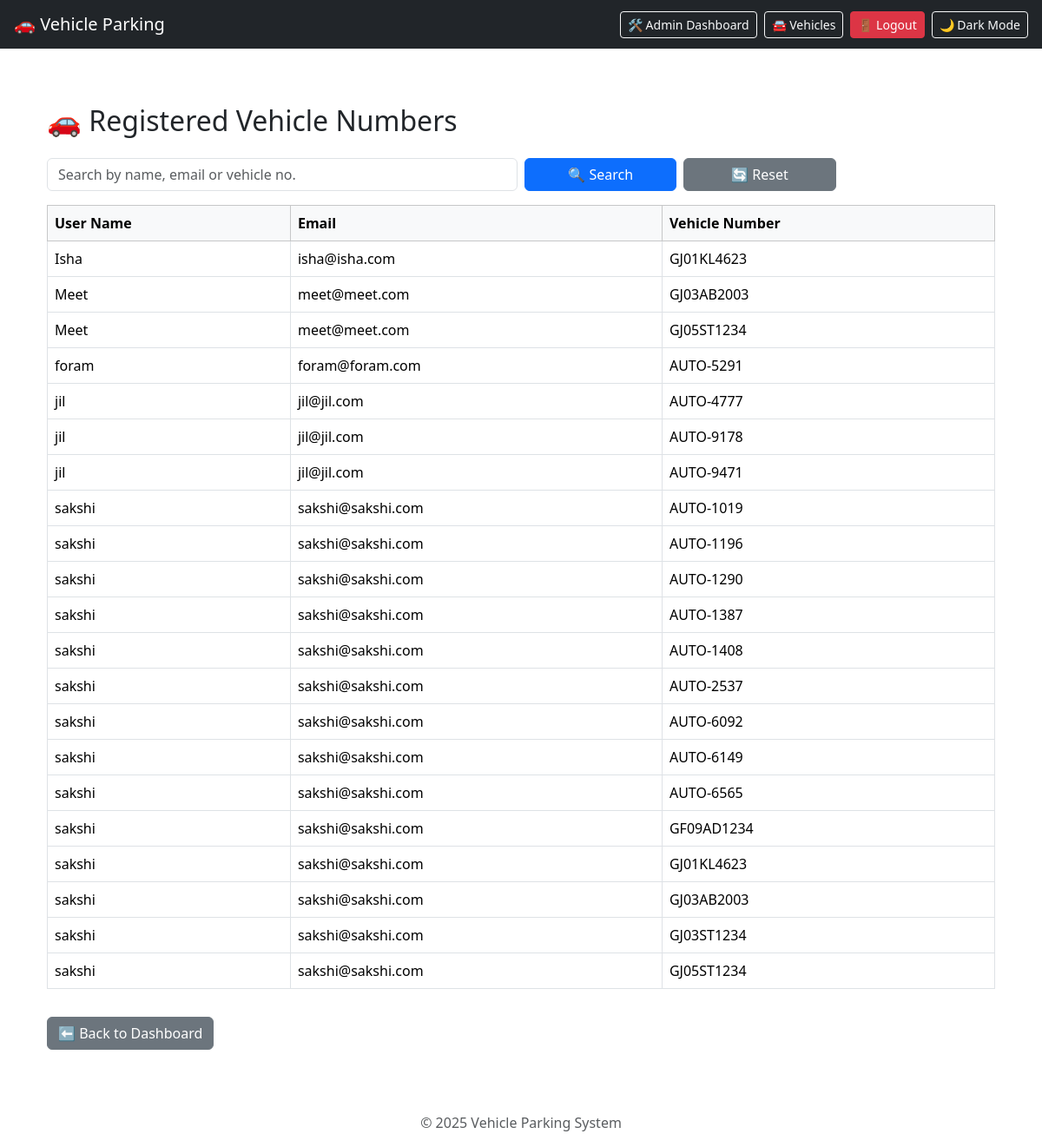
The page /admin/vehicles (signed in) on the database as committed earlier.
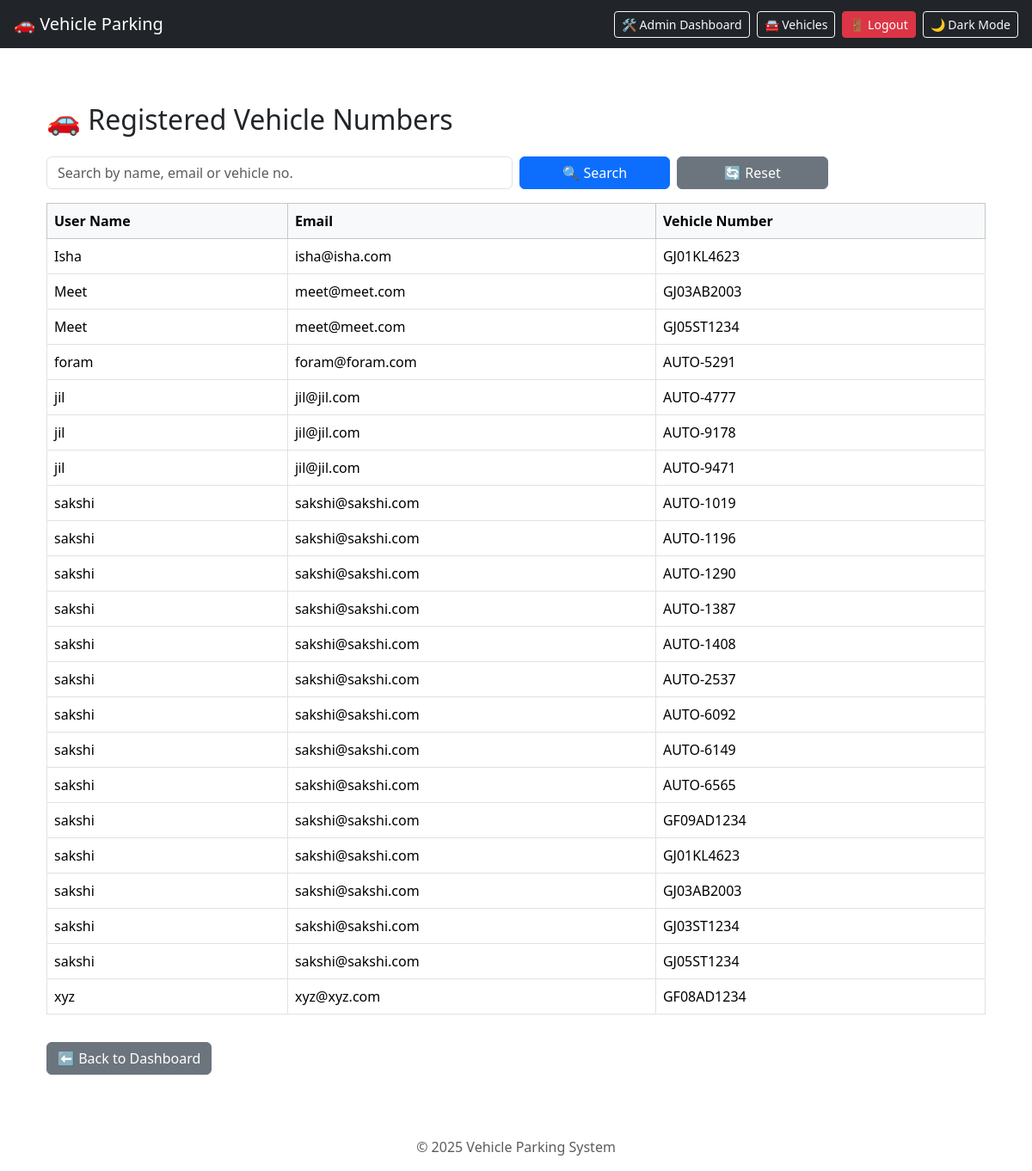
The same page on the database as committed later.
### tables this page shows
CREATE TABLE users (
            id INTEGER PRIMARY KEY AUTOINCREMENT,
            email TEXT UNIQUE NOT NULL,
            password TEXT NOT NULL,
            full_name TEXT NOT NULL,
            address TEXT,
            pin_code TEXT,
            role TEXT DEFAULT 'user'
        );

### app.py (the view)
@app.route('/admin/vehicles')
def admin_vehicles():
    if 'role' not in session or session['role'] != 'admin':
        return redirect(url_for('login'))
    search = request.args.get('search', '').strip()
    conn = get_db_connection()
    if search:
        query = '''
            SELECT u.full_name, u.email, ph.vehicle_number
            FROM parking_history ph
            JOIN users u ON ph.user_id = u.id
            WHERE u.full_name LIKE ? OR u.email LIKE ? OR ph.vehicle_number LIKE ?
            GROUP BY u.id, ph.vehicle_number
            ORDER BY u.full_name
        '''
        like_search = f'%{search}%'
        vehicles = conn.execute(query, (like_search, like_search, like_search)).fetchall()
    else:
        vehicles = conn.execute('''
            SELECT u.full_name, u.email, ph.vehicle_number
            FROM parking_history ph
            JOIN users u ON ph.user_id = u.id
            GROUP BY u.id, ph.vehicle_number
            ORDER BY u.full_name
        ''').fetchall()
    conn.close()
    return render_template('admin_vehicles.html', vehicles=vehicles, search=search)

### app.py (called while the page is built)
def get_db_connection():
    conn = sqlite3.connect(DATABASE)
    conn.row_factory = sqlite3.Row
    return conn

### templates/admin_vehicles.html (shortened to what this page needs)
{% extends "base.html" %}
{% block content %}
<div class="container mt-4">
  <h2 class="mb-4">🚗 Registered Vehicle Numbers</h2>
  <form method="get" class="row g-2 mb-3">
    <div class="col-md-6">
      <input type="text" name="search" value="{{ search }}" placeholder="Search by name, email or vehicle no." class="form-control">
    </div>
    <div class="col-md-2">
      <button type="submit" class="btn btn-primary w-100">🔍 Search</button>
    </div>
    <div class="col-md-2">
      <a href="{{ url_for('admin_vehicles') }}" class="btn btn-secondary w-100">🔄 Reset</a>
    </div>
  </form>
  {% if vehicles %}
  <table class="table table-bordered table-hover">
    <thead class="table-light">
      <tr>
        <th>User Name</th>
        <th>Email</th>
        <th>Vehicle Number</th>
      </tr>
    </thead>
    <tbody>
      {% for v in vehicles %}
      <tr>
        <td>{{ v.full_name }}</td>
        <td>{{ v.email }}</td>
        <td>{{ v.vehicle_number }}</td>
      </tr>
      {% endfor %}
    </tbody>
  </table>
  {% else %}
  <div class="alert alert-info">No vehicles found matching your search.</div>
  {% endif %}
  <a href="{{ url_for('admin_dashboard') }}" class="btn btn-secondary mt-3">⬅ Back to Dashboard</a>
</div>
{% endblock %}

Rows that differ between the two databases and show on the page:
added users: full_name "xyz", email "xyz@xyz.com", vehicle_number "GF08AD1234"
